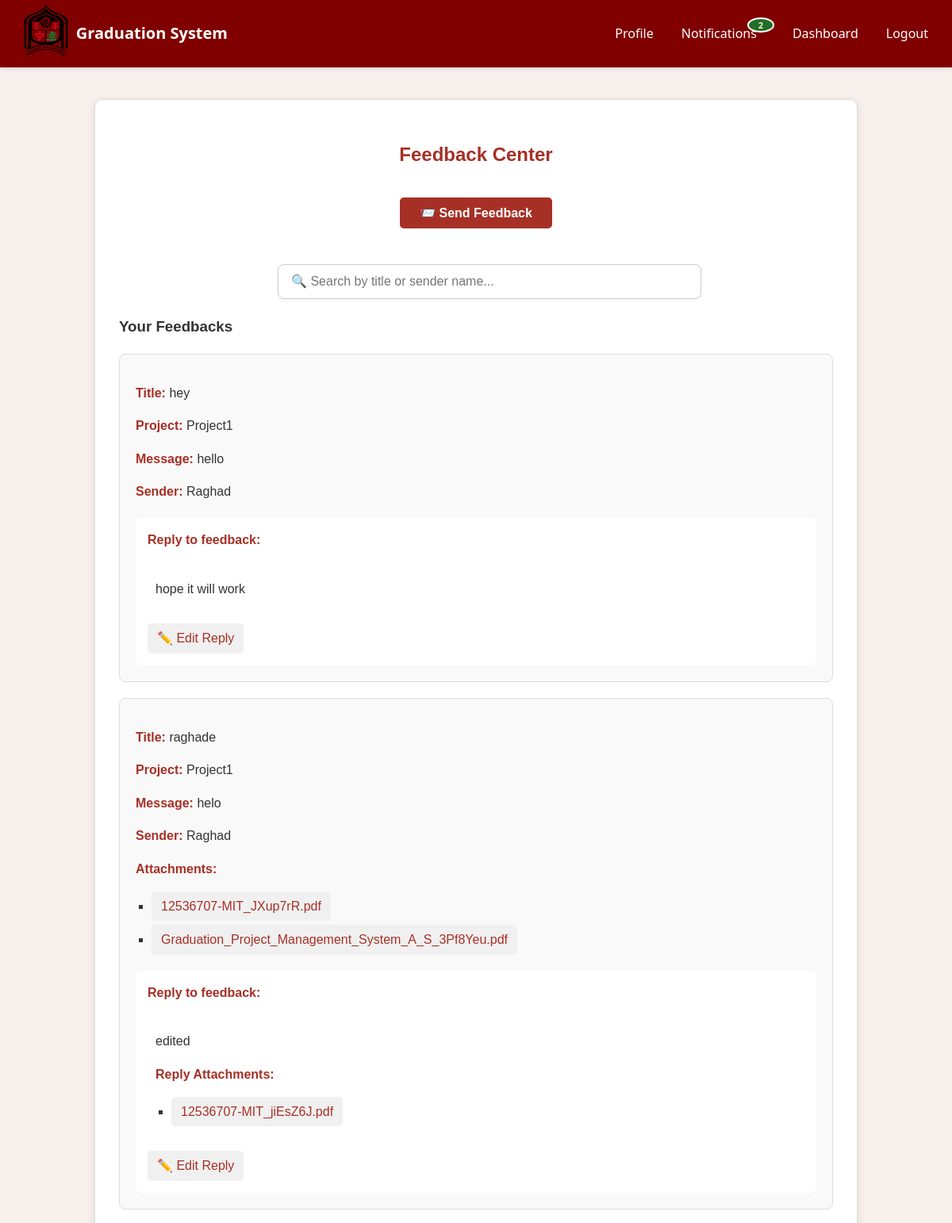
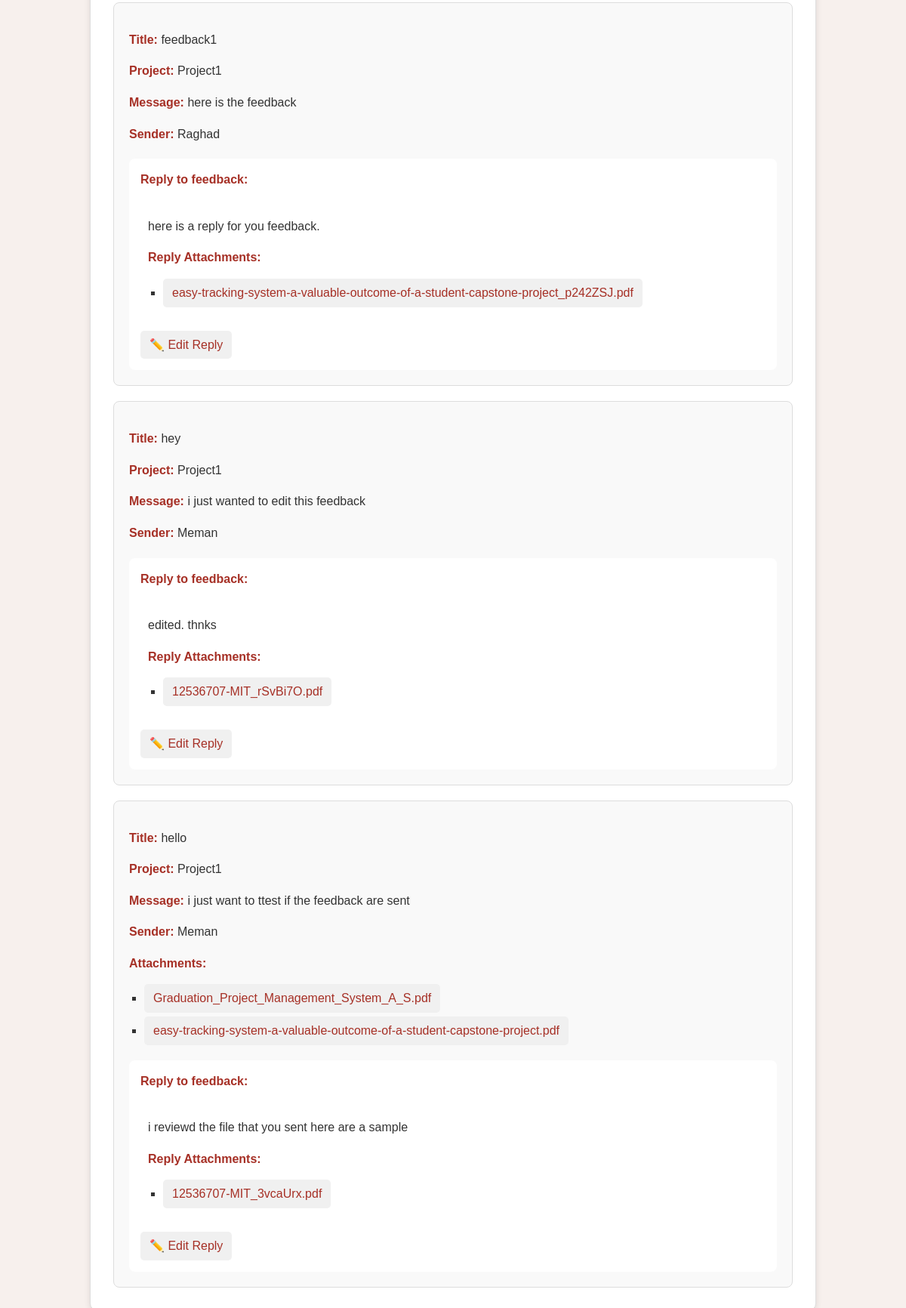
The app's page /feedbacks/teacher/review-exchanges/ (signed in), older data (2 pictures, top to bottom).
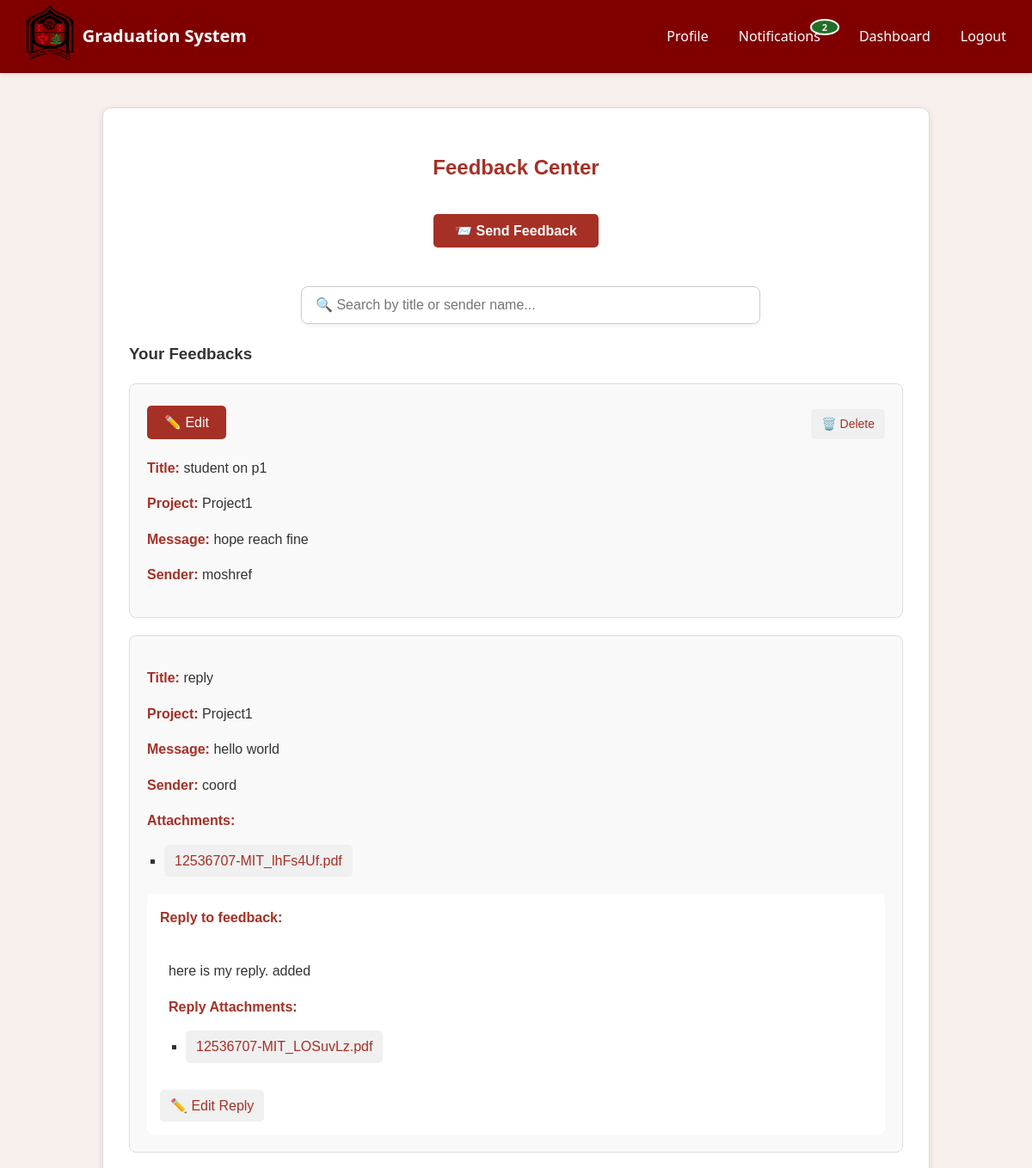
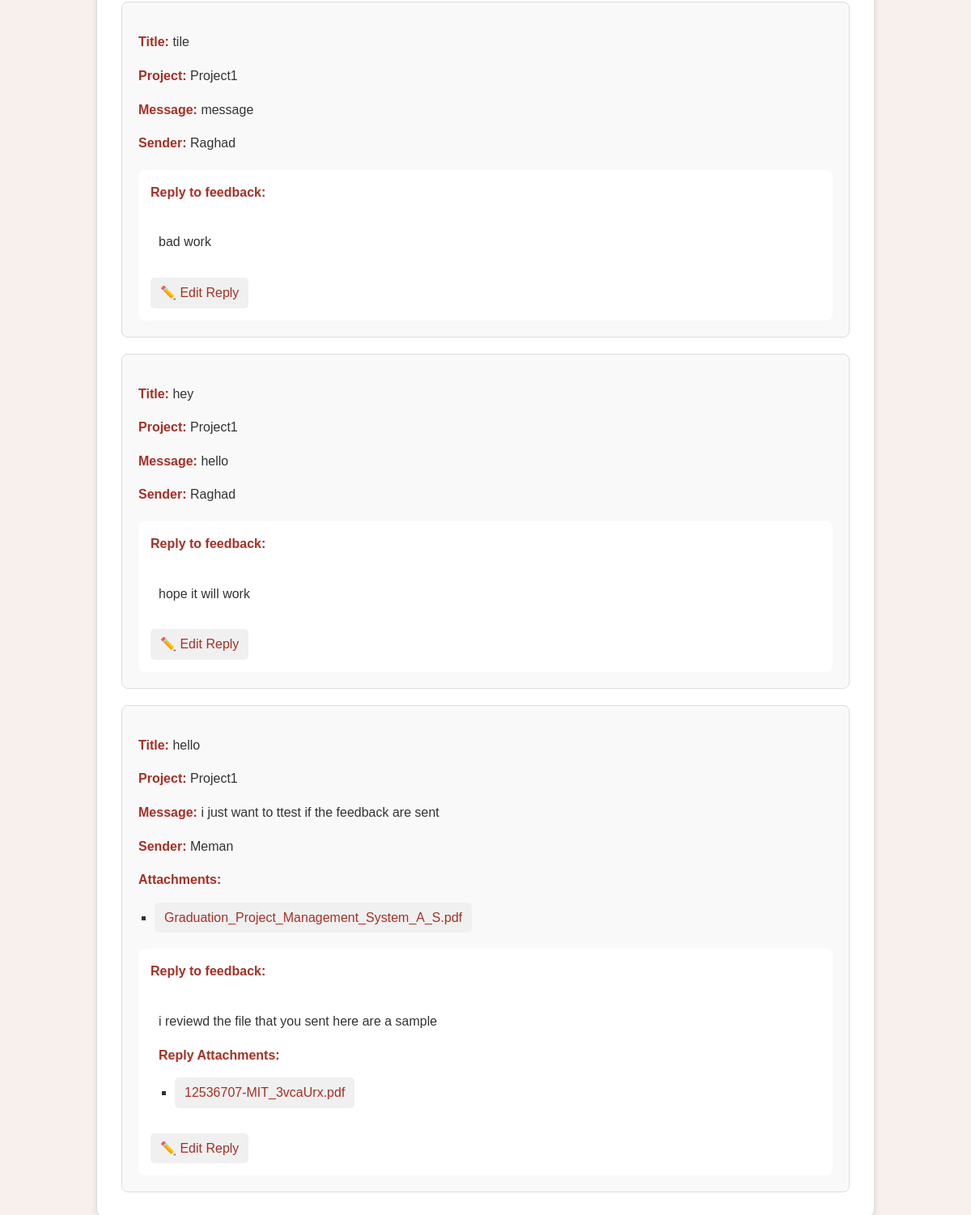
The same page, newer data (2 pictures, top to bottom).
### feedbacks/models.py (models this page shows, shortened)
class ProjectFeedback(models.Model):
    project = models.ForeignKey(Project, on_delete=models.CASCADE, related_name='feedbacks')
    sender = models.ForeignKey(
        settings.AUTH_USER_MODEL,
        on_delete=models.CASCADE,
        related_name='sent_project_feedbacks'
    )
    teacher = models.ForeignKey(
        settings.AUTH_USER_MODEL,
        on_delete=models.CASCADE,
        related_name='received_project_feedbacks'
    )
    title = models.CharField(max_length=255, blank=True)
    message = models.TextField(blank=True, null=True)
    created_at = models.DateTimeField(auto_now_add=True)

class FeedbackReply(models.Model):
    feedback = models.OneToOneField(ProjectFeedback, on_delete=models.CASCADE, related_name='reply')
    message = models.TextField(blank=True, null=True)
    created_at = models.DateTimeField(auto_now_add=True)

class FeedbackFile(models.Model):
    feedback = models.ForeignKey(ProjectFeedback, on_delete=models.CASCADE, related_name='files')
    reply = models.ForeignKey(FeedbackReply, null=True, blank=True, on_delete=models.CASCADE, related_name='files')
    file = models.FileField(upload_to='feedback_files/')
    uploaded_at = models.DateTimeField(auto_now_add=True)

### project/models.py (models this page shows, shortened)
class Project(models.Model):
    name = models.CharField(
        max_length=200,
        help_text="Name of the project"
    )
    description = models.TextField(
        blank=True,
        null=True,
        help_text="Project description"
    )
    academic_year = models.CharField(
        max_length=20,
        blank=True,
        null=True,
        help_text="Academic year"
    )
    field = models.CharField(
        max_length=200,
        blank=True,
        null=True,
        help_text="Field or area of the project"
    )
    department = models.ForeignKey(
        Department,
        on_delete=models.SET_NULL,
        null=True,
        blank=True,
        help_text="Department responsible for the project"
    )
    proposal = models.OneToOneField(
        ProjectProposal,
        on_delete=models.SET_NULL,
        blank=True,
        null=True,
        related_name='accepted_project',
        help_text="The proposal that generated this project (if applicable)"
    )
    supervisor = models.ForeignKey(
        'users.Supervisor',
        on_delete=models.SET_NULL,
        null=True,
        blank=True,
        related_name='projects',
        help_text="Supervisor managing the project (teacher who accepted the proposal)"
    )
    coordinator = models.ForeignKey(
        'users.Coordinator',
        on_delete=models.SET_NULL,
        null=True,
        blank=True,
        related_name='projects',
        help_text="Coordinator responsible for the project"
    )

### users/models.py (models this page shows, shortened)
class User(AbstractUser):
    phone_number = models.CharField(max_length=15, blank=True, null=True)
    department = models.ForeignKey(
        Department,
        on_delete=models.CASCADE,
        related_name='users',
        null=True,
        blank=True
    )
    def __str__(self):
        return self.username

### feedbacks/views.py (the view, shortened to what this page needs)
# urls.py: path('teacher/review-exchanges/', views.teacher_review_exchanges, name='teacher-review-exchanges'),
@login_required
def teacher_review_exchanges(request):
    user = request.user
    department = user.department
    college = department.college
    college_projects = Project.objects.filter(department__college=college)
    teacher_project_ids = ProjectMembership.objects\
                            .filter(user=user)\
                            .values_list('project_id', flat=True)
    teacher_projects = Project.objects.filter(id__in=teacher_project_ids)
    coordinators = User.objects.filter(id__in=Coordinator.objects.values_list('id', flat=True))
    filtered_feedbacks = []
    if is_teacher(user):
        qs = ProjectFeedback.objects.filter(
            Q(teacher=user) | Q(sender=user)
        ).order_by('-created_at')
        for fb in qs:
            student_files = fb.files.filter(reply__isnull=True)
            filtered_feedbacks.append({
                'feedback': fb,
                'student_files': student_files,
            })
    error = None
    return render(request, 'feedbacks/review_exchanges_teacher.html', {
        'college_projects':   college_projects,
        'teacher_projects':   teacher_projects,
        'coordinators':       coordinators,
        'filtered_feedbacks': filtered_feedbacks,
        'error':              error,
    })

### notifications/context_processors.py (called while the page is built)
def unread_notifications_count(request):
    if request.user.is_authenticated:
        count = Notification.objects.filter(recipient=request.user, read=False).count()
        return {'unread_notifications_count': count}
    return {'unread_notifications_count': 0}

### users/services.py (called while the page is built)
def is_teacher(user):
    return not any([
        hasattr(user, 'student'),
        hasattr(user, 'coordinator'),
        hasattr(user, 'admin'),
        user.is_superuser,
    ])

### templates/feedbacks/review_exchanges_teacher.html (shortened to what the changed rows need)
{% extends 'base.html' %}
{% load feedback_filters %}
{% load feedback_extras %}
{% load static %}
{% block head %}
<link rel="stylesheet" href="{% static 'css/feedbacks/feedback.css' %}">
{% endblock %}
{% block content %}
{% include "navbar.html" %}
<div class="feedback-container">
    <h2>Feedback Center</h2>
    {% if filtered_feedbacks %}
        <div class="feedback-list">
            {% for item in filtered_feedbacks %}
                <div class="feedback-item">
                    {% if item.feedback.sender == user %}
                        <div class="feedback-header">
                            <button class="edit-button"
                                data-id="{{ item.feedback.id }}"
                                data-title="{{ item.feedback.title }}"
                                data-message="{{ item.feedback.message }}"
                                data-feedback-files='[
                                ]'>
                                ✏️ Edit
                            </button>
                            <a href="{% url 'delete-feedback' item.feedback.id %}" class="delete-btn" onclick="return confirm('Are you sure you want to delete this feedback?')">🗑️ Delete</a>
                        </div>
                    {% endif %}
                    <p><strong>Title:</strong> {{ item.feedback.title }}</p>
                    <p><strong>Project:</strong> {{ item.feedback.project.name }}</p>
                    <p><strong>Message:</strong> {{ item.feedback.message }}</p>
                    <p><strong>Sender:</strong> {{ item.feedback.sender }}</p>
                    {% with item.student_files as files %}
                        {% if files %}
                            <strong>Attachments:</strong>
                            <ul>
                                {% for file in files %}
                                    <li>
                                        <a href="{{ file.file.url }}" target="_blank">
                                            {{ file.file.name|cut:"feedback_files/" }}
                                        </a>
                                    </li>
                                {% endfor %}
                            </ul>
                        {% endif %}
                    {% endwith %}
                    {% if item.feedback.reply %}
                        <div class="teacher-reply">
                            <strong>Reply to feedback:</strong>
                            <div class="reply-content">
                                <p>{{ item.feedback.reply.message }}</p>
                                {% with item.feedback.reply.files.all as reply_files %}
                                    {% if reply_files %}
                                        <strong>Reply Attachments:</strong>
                                        <ul>
                                            {% for file in reply_files %}
                                                <li>
                                                    <a href="{{ file.file.url }}" target="_blank">
                                                        {{ file.file.name|cut:"feedback_files/" }}
                                                    </a>
                                                </li>
                                            {% endfor %}
                                        </ul>
                                    {% endif %}
                                {% endwith %}
                            </div>
                            {% if user.is_authenticated and user != item.feedback.sender %}
                                <div class="feedback-actions">
                                    <a href="#"
                                        class="edit-reply-btn"
                                        data-reply-id="{{ item.feedback.reply.id }}"
                                        data-reply-message="{{ item.feedback.reply.message }}"
                                        data-reply-files='[
                                            {% for file in item.feedback.reply.files.all %}
                                                {
                                                    "id": "{{ file.id }}",
                                                    "name": "{{ file.file.name|cut:"feedback_files/" }}",
                                                    "url": "{{ file.file.url }}"
                                                }{% if not forloop.last %},{% endif %}
                                            {% endfor %}
                                        ]'>
                                        ✏️ Edit Reply
                                    </a>
                                </div>
                            {% endif %}
                        </div>
                        {% endif %}
                </div>
            {% endfor %}
        </div>
    {% else %}
        <p style="text-align: center;">You have no feedback yet.</p>
    {% endif %}
</div>
{% endblock %}

Row changes from the older to the newer data that the page shows:
removed ProjectFeedback: feedback "raghade", feedback.project.name "Project1", feedback.message "helo", feedback.sender "Raghad", feedback.reply.message "edited"
removed FeedbackFile: file.name "12536707-MIT_JXup7rR.pdf", shown under "raghade"
removed FeedbackFile: file.name "Graduation_Project_Management_System_A_S_3Pf8Yeu.pdf", shown under "raghade"
removed FeedbackFile: file.name "12536707-MIT_jiEsZ6J.pdf", shown under "raghade"
removed ProjectFeedback: feedback "feedback1", feedback.project.name "Project1", feedback.message "here is the feedback", feedback.sender "Raghad", feedback.reply.message "here is a reply for you feedback."
removed FeedbackFile: file.name "easy-tracking-system-a-valuable-outcome-of-a-student-capstone-project_p242ZSJ.pdf", shown under "feedback1"
removed ProjectFeedback: feedback "hey", feedback.project.name "Project1", feedback.message "i just wanted to edit this feedback", feedback.sender "Meman", feedback.reply.message "edited. thnks"
removed FeedbackFile: file.name "12536707-MIT_rSvBi7O.pdf", shown under "hey"
removed FeedbackFile: file.name "easy-tracking-system-a-valuable-outcome-of-a-student-capstone-project.pdf", shown under ProjectFeedback "i just want to ttest if the feedback are sent"
added ProjectFeedback: feedback "student on p1", feedback.project.name "Project1", feedback.message "hope reach fine", feedback.sender "moshref"
added ProjectFeedback: feedback "reply", feedback.project.name "Project1", feedback.message "hello world", feedback.sender "coord", feedback.reply.message "here is my reply. added"
added FeedbackFile: file.name "12536707-MIT_lhFs4Uf.pdf", shown under "reply"
added FeedbackFile: file.name "12536707-MIT_LOSuvLz.pdf", shown under "reply"
added ProjectFeedback: feedback "tile", feedback.project.name "Project1", feedback.message "message", feedback.sender "Raghad", feedback.reply.message "bad work"
